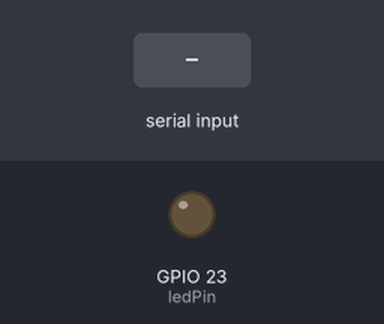
The sketch below on a simulated ESP32. Shown: output pins drawn as LEDs (lit = HIGH). Inputs (shaded band) come from the test bench. Nothing arrives over Bluetooth unless stated; what the sketch prints to the serial monitor is not drawn.

Above: at 1.2 s.
1.3 s: "1" received over the second serial link
At 3.1 s:
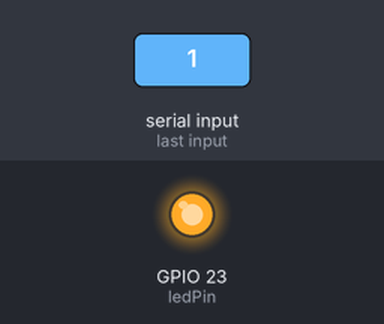
3.8 s: "2" received over the second serial link
At 6.1 s:
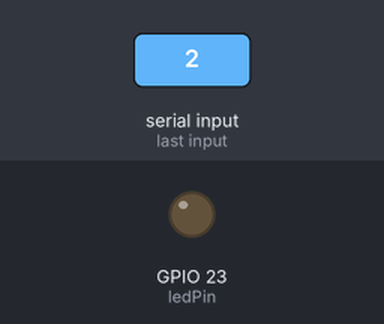
Timing chart, 0 to 7.6 s (numbered marks = the images above; inputs shaded):
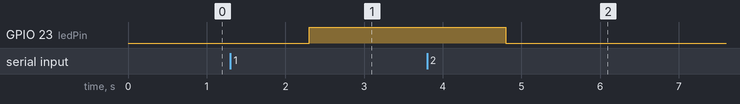

The sketch:

bluetooth_basic.ino
```cpp
#include "BluetoothSerial.h"

BluetoothSerial SerialBT;

const int ledPin = 23;

void setup() {
  Serial.begin(9600);
  SerialBT.begin("TEAM 01");
  pinMode(ledPin, OUTPUT);
  digitalWrite(ledPin, LOW);
  Serial.println("Bluetooth device is ready to pair");
}

void loop() {
  if (SerialBT.available()) {
    String input = SerialBT.readString();
    input.trim();

    if (input == "1") {
      digitalWrite(ledPin, HIGH);
      SerialBT.println("LED is ON");
    } else if (input == "2") {
      digitalWrite(ledPin, LOW);
      SerialBT.println("LED is OFF");
    } else {
      SerialBT.println("Invalid command! Use 'ON' or 'OFF'.");
    }
  }
}
```

Measured:
- after the input at 1.3 s, GPIO 23 (ledPin): LOW → HIGH after 1.0 s
- after the input at 3.8 s, GPIO 23 (ledPin): HIGH → LOW after 1.0 s
